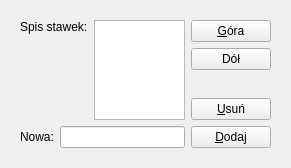
         <widget class="QWidget" name="page">
          <property name="geometry">
           <rect>
            <x>0</x>
            <y>0</y>
            <width>291</width>
            <height>168</height>
           </rect>
          </property>
          <attribute name="label">
           <string>Stawki</string>
          </attribute>
          <layout class="QGridLayout" name="gridLayout_3">
           <item row="0" column="0">
            <widget class="QFrame" name="frame7">
             <property name="frameShape">
              <enum>QFrame::NoFrame</enum>
             </property>
             <property name="frameShadow">
              <enum>QFrame::Plain</enum>
             </property>
             <layout class="QGridLayout" name="gridLayout_5">
              <item row="0" column="0">
               <layout class="QHBoxLayout">
                <item>
                 <layout class="QVBoxLayout">
                  <item>
                   <layout class="QHBoxLayout">
                    <item>
                     <widget class="QLabel" name="textLabel1_3_3">
                      <property name="text">
                       <string>Spis stawek:</string>
                      </property>
                      <property name="alignment">
                       <set>Qt::AlignTop</set>
                      </property>
                      <property name="wordWrap">
                       <bool>false</bool>
                      </property>
                     </widget>
                    </item>
                    <item>
                     <widget class="QListWidget" name="vatlBox"/>
                    </item>
                   </layout>
                  </item>
                  <item>
                   <layout class="QHBoxLayout">
                    <item>
                     <widget class="QLabel" name="textLabel2_4_3">
                      <property name="text">
                       <string>Nowa:</string>
                      </property>
                      <property name="wordWrap">
                       <bool>false</bool>
                      </property>
                     </widget>
                    </item>
                    <item>
                     <widget class="QLineEdit" name="vatEdit">
                      <property name="maxLength">
                       <number>6</number>
                      </property>
                     </widget>
                    </item>
                   </layout>
                  </item>
                 </layout>
                </item>
                <item>
                 <layout class="QVBoxLayout">
                  <item>
                   <layout class="QVBoxLayout">
                    <item>
                     <widget class="QPushButton" name="vatUpBtn">
                      <property name="cursor">
                       <cursorShape>PointingHandCursor</cursorShape>
                      </property>
                      <property name="text">
                       <string>&amp;Góra</string>
                      </property>
                      <property name="shortcut">
                       <string>Alt+G</string>
                      </property>
                     </widget>
                    </item>
                    <item>
                     <widget class="QPushButton" name="vatDownBtn">
                      <property name="cursor">
                       <cursorShape>PointingHandCursor</cursorShape>
                      </property>
                      <property name="text">
                       <string>Dół</string>
                      </property>
                      <property name="shortcut">
                       <string/>
                      </property>
                     </widget>
                    </item>
                   </layout>
                  </item>
                  <item>
                   <spacer>
                    <property name="orientation">
                     <enum>Qt::Vertical</enum>
                    </property>
                    <property name="sizeType">
                     <enum>QSizePolicy::Expanding</enum>
                    </property>
                    <property name="sizeHint" stdset="0">
                     <size>
                      <width>21</width>
                      <height>20</height>
                     </size>
                    </property>
                   </spacer>
                  </item>
                  <item>
                   <layout class="QVBoxLayout">
                    <item>
                     <widget class="QPushButton" name="vatDelBtn">
                      <property name="cursor">
                       <cursorShape>PointingHandCursor</cursorShape>
                      </property>
                      <property name="text">
                       <string>&amp;Usuń</string>
                      </property>
                      <property name="shortcut">
                       <string>Alt+U</string>
                      </property>
                     </widget>
                    </item>
                    <item>
                     <widget class="QPushButton" name="vatAddBtn">
                      <property name="cursor">
                       <cursorShape>PointingHandCursor</cursorShape>
                      </property>
                      <property name="text">
                       <string>&amp;Dodaj</string>
                      </property>
                      <property name="shortcut">
                       <string>Alt+D</string>
                      </property>
                     </widget>
                    </item>
                   </layout>
                  </item>
                 </layout>
                </item>
               </layout>
              </item>
             </layout>
            </widget>
           </item>
          </layout>
         </widget>
